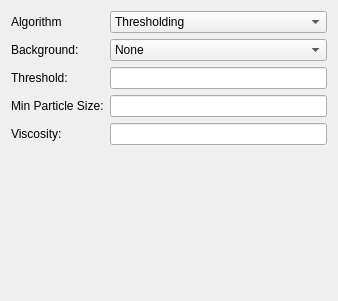
<?xml version="1.0" encoding="UTF-8"?>
<ui version="4.0">
 <class>Form</class>
 <widget class="QWidget" name="Form">
  <property name="geometry">
   <rect>
    <x>0</x>
    <y>0</y>
    <width>338</width>
    <height>301</height>
   </rect>
  </property>
  <property name="windowTitle">
   <string>Form</string>
  </property>
  <layout class="QFormLayout" name="formLayout">
   <item row="0" column="0">
    <widget class="QLabel" name="label_5">
     <property name="text">
      <string>Algorithm</string>
     </property>
    </widget>
   </item>
   <item row="0" column="1">
    <widget class="QComboBox" name="comboBox_2">
     <item>
      <property name="text">
       <string>Thresholding</string>
      </property>
     </item>
     <item>
      <property name="text">
       <string>Trackpy</string>
      </property>
     </item>
    </widget>
   </item>
   <item row="1" column="0">
    <widget class="QLabel" name="label">
     <property name="text">
      <string>Background:</string>
     </property>
    </widget>
   </item>
   <item row="1" column="1">
    <widget class="QComboBox" name="comboBox">
     <item>
      <property name="text">
       <string>None</string>
      </property>
     </item>
     <item>
      <property name="text">
       <string comment="Compute gaussian filter of the first frame and use in all frames">Gaussian First Frame</string>
      </property>
     </item>
     <item>
      <property name="text">
       <string comment="Compute a gaussian filter on every frame and subtract to data">Gaussian Every Frame</string>
      </property>
     </item>
     <item>
      <property name="text">
       <string comment="Calculate the median of every pixel and subtract to each frame">Median Full Stack</string>
      </property>
     </item>
     <item>
      <property name="text">
       <string comment="Load a background defined by the user">User Defined</string>
      </property>
     </item>
    </widget>
   </item>
   <item row="2" column="0">
    <widget class="QLabel" name="label_2">
     <property name="text">
      <string>Threshold:</string>
     </property>
    </widget>
   </item>
   <item row="2" column="1">
    <widget class="QLineEdit" name="lineEdit">
     <property name="toolTip">
      <string>&lt;html&gt;&lt;head/&gt;&lt;body&gt;&lt;p&gt;Threshold value, set in the same units as the intensity of the data. Take into account that there may be background subtraction before applying the thresholding.&lt;/p&gt;&lt;/body&gt;&lt;/html&gt;</string>
     </property>
    </widget>
   </item>
   <item row="3" column="0">
    <widget class="QLabel" name="label_4">
     <property name="text">
      <string>Min Particle Size:</string>
     </property>
    </widget>
   </item>
   <item row="3" column="1">
    <widget class="QLineEdit" name="lineEdit_3"/>
   </item>
   <item row="4" column="0">
    <widget class="QLabel" name="label_3">
     <property name="text">
      <string>Viscosity:</string>
     </property>
    </widget>
   </item>
   <item row="4" column="1">
    <widget class="QLineEdit" name="lineEdit_2"/>
   </item>
  </layout>
 </widget>
 <resources/>
 <connections/>
</ui>
